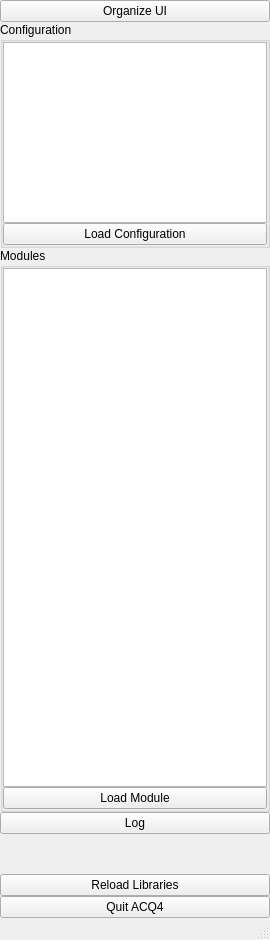
<?xml version="1.0" encoding="UTF-8"?>
<ui version="4.0">
 <class>MainWindow</class>
 <widget class="QMainWindow" name="MainWindow">
  <property name="geometry">
   <rect>
    <x>0</x>
    <y>0</y>
    <width>270</width>
    <height>940</height>
   </rect>
  </property>
  <property name="windowTitle">
   <string>ACQ4 Manager</string>
  </property>
  <property name="styleSheet">
   <string notr="true"/>
  </property>
  <widget class="QWidget" name="centralwidget">
   <layout class="QVBoxLayout" name="verticalLayout_2">
    <property name="spacing">
     <number>0</number>
    </property>
    <property name="margin" stdset="0">
     <number>0</number>
    </property>
    <item>
     <layout class="QVBoxLayout" name="verticalLayout">
      <item>
       <widget class="QPushButton" name="organizeUIBtn">
        <property name="text">
         <string>Organize UI</string>
        </property>
       </widget>
      </item>
      <item>
       <widget class="QGroupBox" name="groupBox">
        <property name="sizePolicy">
         <sizepolicy hsizetype="Preferred" vsizetype="Preferred">
          <horstretch>0</horstretch>
          <verstretch>4</verstretch>
         </sizepolicy>
        </property>
        <property name="title">
         <string>Configuration</string>
        </property>
        <layout class="QVBoxLayout" name="verticalLayout_3">
         <property name="spacing">
          <number>0</number>
         </property>
         <property name="margin" stdset="0">
          <number>0</number>
         </property>
         <item>
          <widget class="QListWidget" name="configList"/>
         </item>
         <item>
          <widget class="QPushButton" name="loadConfigBtn">
           <property name="text">
            <string>Load Configuration</string>
           </property>
          </widget>
         </item>
        </layout>
       </widget>
      </item>
      <item>
       <widget class="QGroupBox" name="groupBox_2">
        <property name="sizePolicy">
         <sizepolicy hsizetype="Preferred" vsizetype="Expanding">
          <horstretch>0</horstretch>
          <verstretch>10</verstretch>
         </sizepolicy>
        </property>
        <property name="title">
         <string>Modules</string>
        </property>
        <layout class="QVBoxLayout" name="verticalLayout_4">
         <property name="spacing">
          <number>0</number>
         </property>
         <property name="margin" stdset="0">
          <number>0</number>
         </property>
         <item>
          <widget class="QTreeWidget" name="moduleList">
           <property name="sizePolicy">
            <sizepolicy hsizetype="Expanding" vsizetype="Expanding">
             <horstretch>0</horstretch>
             <verstretch>0</verstretch>
            </sizepolicy>
           </property>
           <property name="headerHidden">
            <bool>true</bool>
           </property>
           <column>
            <property name="text">
             <string notr="true">1</string>
            </property>
           </column>
          </widget>
         </item>
         <item>
          <widget class="QPushButton" name="loadModuleBtn">
           <property name="text">
            <string>Load Module</string>
           </property>
          </widget>
         </item>
        </layout>
       </widget>
      </item>
      <item>
       <widget class="LogButton" name="logBtn">
        <property name="text">
         <string>Log</string>
        </property>
       </widget>
      </item>
      <item>
       <spacer name="verticalSpacer">
        <property name="orientation">
         <enum>Qt::Vertical</enum>
        </property>
        <property name="sizeHint" stdset="0">
         <size>
          <width>20</width>
          <height>40</height>
         </size>
        </property>
       </spacer>
      </item>
      <item>
       <widget class="QPushButton" name="reloadModuleBtn">
        <property name="text">
         <string>Reload Libraries</string>
        </property>
       </widget>
      </item>
      <item>
       <widget class="QPushButton" name="quitBtn">
        <property name="text">
         <string>Quit ACQ4</string>
        </property>
       </widget>
      </item>
     </layout>
    </item>
   </layout>
  </widget>
  <widget class="QStatusBar" name="statusBar"/>
 </widget>
 <customwidgets>
  <customwidget>
   <class>LogButton</class>
   <extends>QPushButton</extends>
   <header>acq4.LogWindow</header>
  </customwidget>
 </customwidgets>
 <resources/>
 <connections/>
</ui>
